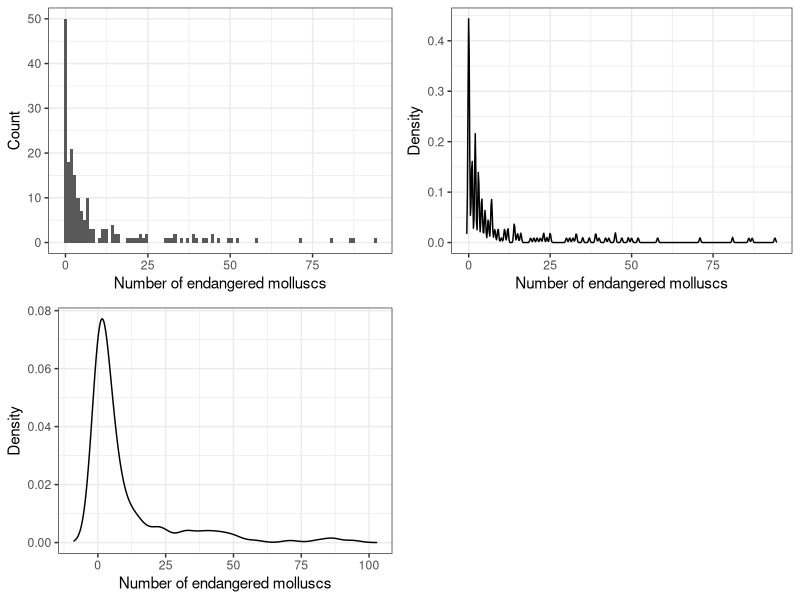
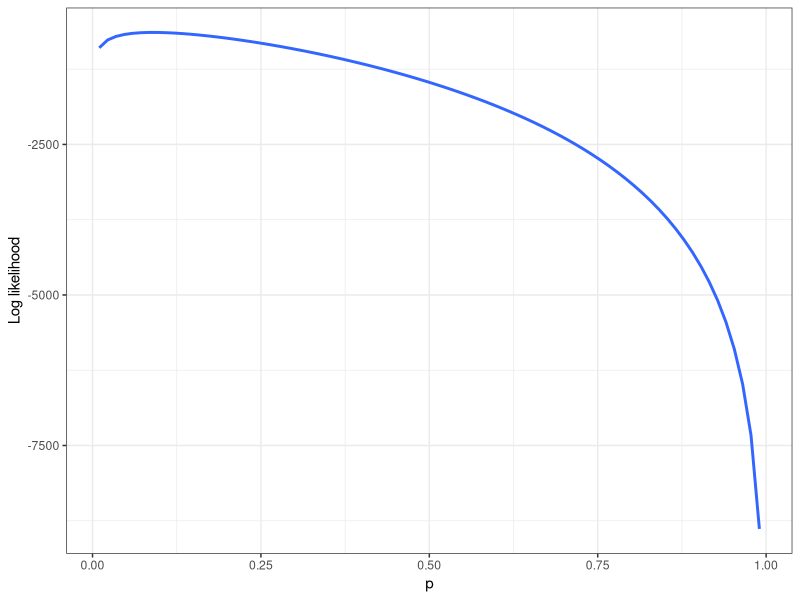
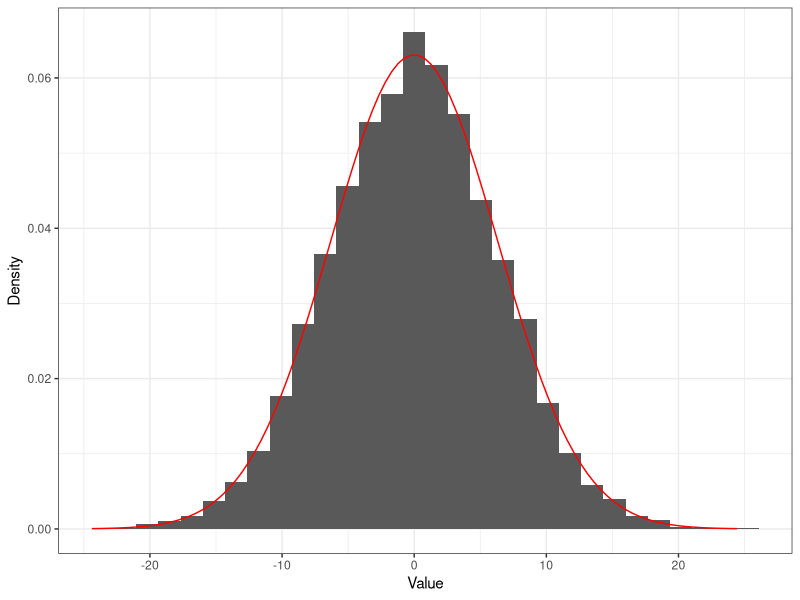

Reproduce these figures in R, in order.
## ---- chunk 1
list.of.packages <- c("ggplot2", "gridExtra")
new.packages <- list.of.packages[!(list.of.packages %in% installed.packages()[,"Package"])]
if(length(new.packages)) install.packages(new.packages)

library(ggplot2)
library(gridExtra)
## ---- chunk 2
countries <- read.csv("data/countries.csv")

# Subset only countries with less than 100 molluscs
countries <- countries[countries$bi_molluscs < 100,]
## ---- chunk 3
p1 <- ggplot(countries, aes(x = bi_molluscs)) + 
  geom_histogram(bins = 100) + 
  theme_bw() + 
  xlab("Number of endangered molluscs") + 
  ylab("Count")

# Narrow bandwidth
dens <- density(countries$bi_molluscs, bw = 0.2)
p2 <- ggplot(data.frame(x = dens$x, y = dens$y), aes(x = x, y = y)) + 
  geom_line() + 
  theme_bw() + 
  xlab("Number of endangered molluscs") + 
  ylab("Density")

# Wide bandwidth
dens <- density(countries$bi_molluscs, bw = 3)
p3 <- ggplot(data.frame(x = dens$x, y = dens$y), aes(x = x, y = y)) + 
  geom_line() + 
  theme_bw() + 
  xlab("Number of endangered molluscs") + 
  ylab("Density")

grid.arrange(p1, p2, p3, ncol = 2, nrow=2)
## ---- chunk 4
p <- seq(0.01, 1-0.01, 0.00005)

logliks <- 190 * log(p) + sum(countries$bi_molluscs) * log(1-p)

ggplot(data.frame(p=p, logliks = logliks), aes(x=p, y=logliks)) + 
  geom_smooth(method='loess', span=0.001, formula = y~x) + 
  ylab("Log likelihood") + 
  xlab("p") + 
  theme_bw()
## ---- chunk 5
n <- 10
sigma <- 2
nsims <- 10^4

run_simulation <- function() {
  y <- 0
  for (i in 1:n) {
    y <- rnorm(1, y, sigma)
  }
  return (y)
}

sim_out <- replicate(nsims, run_simulation(), simplify = T)

ggplot(data.frame(sim_out), aes(x = sim_out)) +
  geom_histogram(bins = 30, aes(y = after_stat(density))) +
  stat_function(fun = dnorm, args = c(0, sqrt(n) * sigma), n = 100, col = "red") + 
  theme_bw() + 
  ylab("Density") + 
  xlab("Value")
